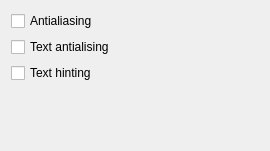
<?xml version="1.0" encoding="UTF-8"?>
<ui version="4.0">
 <class>PDFCreatorForm</class>
 <widget class="QWidget" name="PDFCreatorForm">
  <property name="geometry">
   <rect>
    <x>0</x>
    <y>0</y>
    <width>270</width>
    <height>151</height>
   </rect>
  </property>
  <property name="windowTitle">
   <string>Form</string>
  </property>
  <layout class="QGridLayout" name="gridLayout">
   <item row="3" column="0" colspan="2">
    <spacer name="verticalSpacer">
     <property name="orientation">
      <enum>Qt::Vertical</enum>
     </property>
     <property name="sizeHint" stdset="0">
      <size>
       <width>20</width>
       <height>40</height>
      </size>
     </property>
    </spacer>
   </item>
   <item row="1" column="0" colspan="2">
    <widget class="QCheckBox" name="textAntialiasingCheckBox">
     <property name="text">
      <string>Text antialising</string>
     </property>
    </widget>
   </item>
   <item row="2" column="0" colspan="2">
    <widget class="QCheckBox" name="textHintingCheckBox">
     <property name="text">
      <string>Text hinting</string>
     </property>
    </widget>
   </item>
   <item row="0" column="0" colspan="2">
    <widget class="QCheckBox" name="antialiasingCheckBox">
     <property name="text">
      <string>Antialiasing</string>
     </property>
    </widget>
   </item>
  </layout>
 </widget>
 <resources/>
 <connections/>
</ui>
